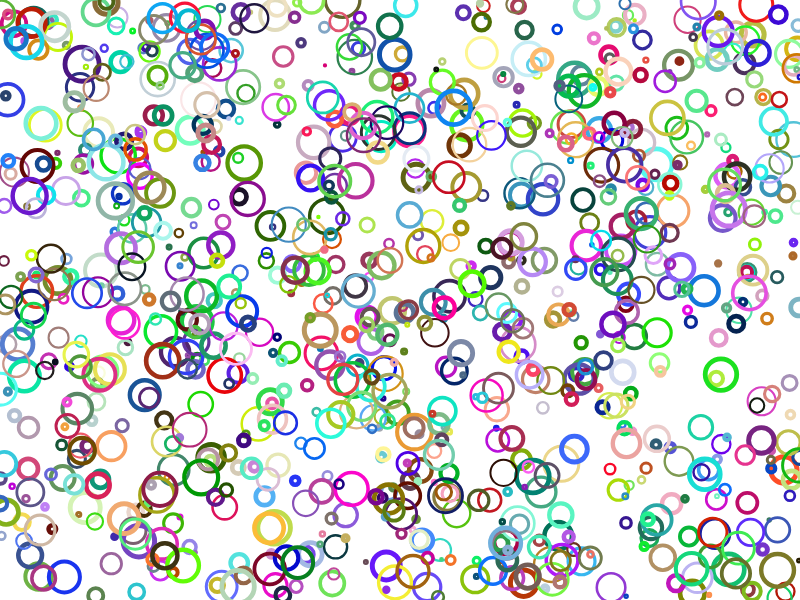
Frame 1 (no input)
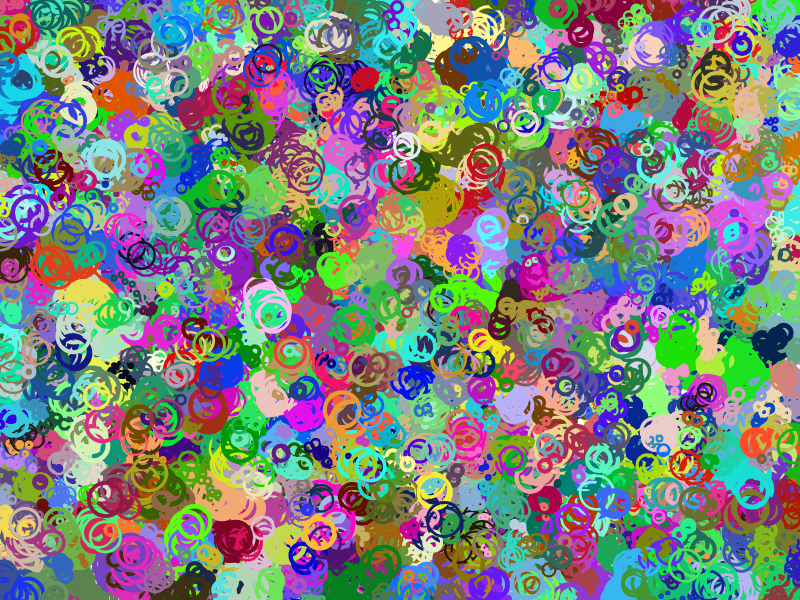
Frame 60 (no input)
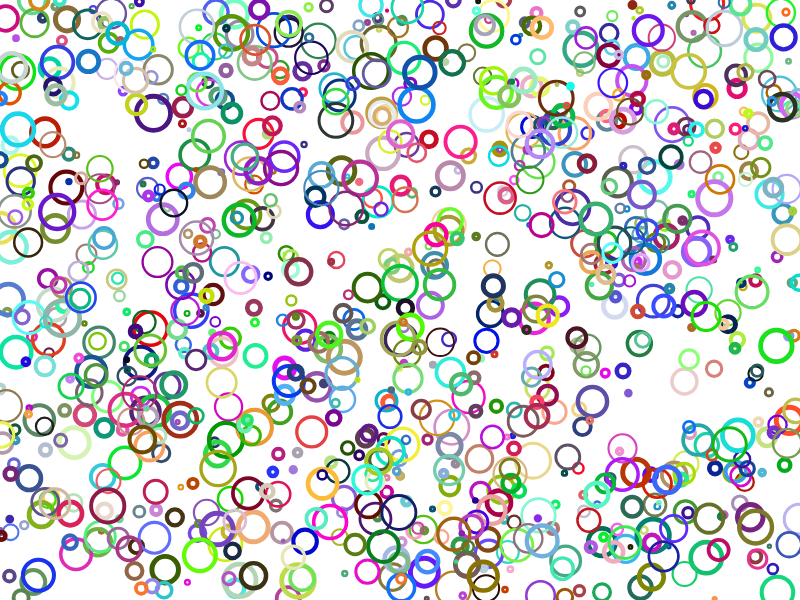
Frame 120 (the mouse pressed at the canvas centre since frame 60)

The p5.js sketch that drew these frames (run headless with seeded random() and noise() and a simulated clock; from frame 60 on, the mouse is pressed at the canvas centre):

// p5.js sketch
// ── sketch.js
let rings = [];
let totalRings = 1000;
let distance = 50;
let slider;

function setup () {
	// createCanvas(window.innerWidth, window.innerHeight);
	createCanvas(800, 600);

	for (var i = 0; i < totalRings; i++) {
		var ring = new Ring(random(width), random(height));

		rings.push(ring);
	}

	slider = createSlider(0, 100, 20, 1);

}

function draw () {
	// for (var i = 0; i < rings.length; i++) {
	// 	rings[i].show();
	// }
	if (mouseIsPressed && mouseX < width && mouseY < height) {
		background(255);
		// frameRate(30);
	} else {
		// frameRate(30);
	}


	for (var i = 0; i < rings.length; i++) {
		rings[i].show();

		// rings[i].x += random(distance) - distance/2;
		// rings[i].y += random(distance) - distance/2;

		var sliderValue = slider.value();

		rings[i].x += random(sliderValue) - sliderValue/2;
		rings[i].y += random(sliderValue) - sliderValue/2;

		if (rings[i].x > width) {
			rings[i].x = width - 1;
		} else if (rings[i].x < 0) {
			rings[i].x = 0;
		} else if (rings[i].y > height) {
			rings[i].y = height - 1;
		} else if (rings[i].y < 0) {
			rings[i].y = 0;
		}
	}

	// rings[floor(random(rings.length))].x += random(10) - 5;
	// rings[floor(random(rings.length))].y += random(10) - 5;


}



function Ring(x, y) {
  this.x = x;
  this.y = y;
  this.radius = random(2, 35);
  this.strokeWeight = random(2, 5);
  this.r = floor(random(255));
  this.g = floor(random(255));
  this.b = floor(random(255));;

  

  this.show = function() {
    stroke(this.r, this.g, this.b);
    strokeWeight(this.strokeWeight);
    noFill();
    ellipse(this.x, this.y, this.radius, this.radius);
  }

}
